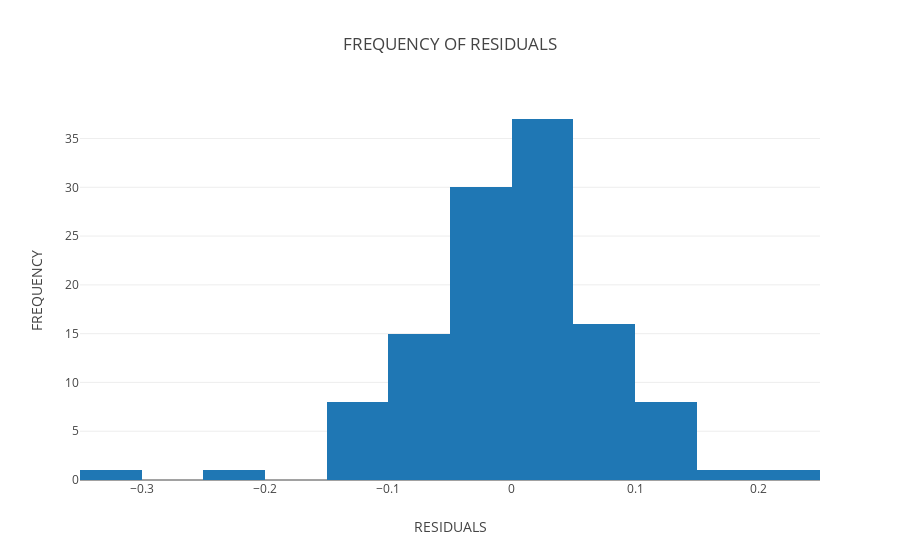

This figure's notebook cell:
### Markdown cell above
## HISTOGRAM FOR OLS ##

### Code cell
data = [go.Histogram(x=((predict_ols - Y_test)))]
layout = go.Layout(
    title='FREQUENCY OF RESIDUALS',
    xaxis=dict(
        title='RESIDUALS'
    ),
    yaxis=dict(
        title='FREQUENCY'
    )
)
fig = go.Figure(data=data, layout=layout)
plot.iplot(fig, filename='OLS_HISTOGRAM_MPG')
